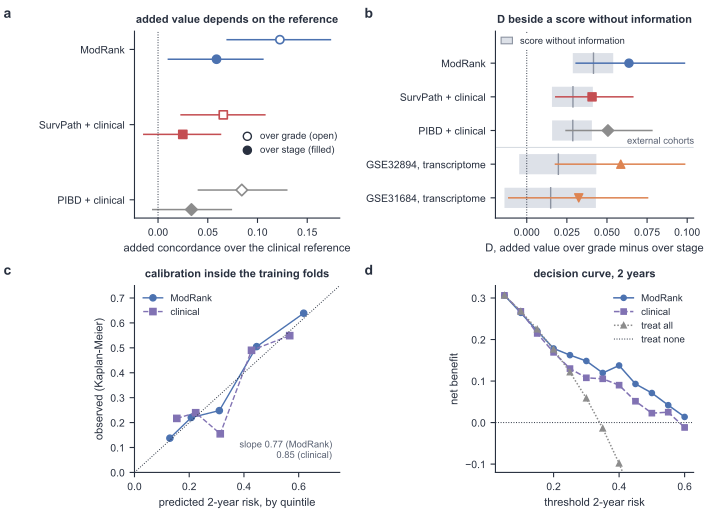

The Python source for this figure:
#!/usr/bin/env python3
"""Figure 7 (NC build): how much the clinical reference moves the added value, and what the model is
worth at the bedside.

  a  added value over the grade-based and the stage-based reference, three constructions, 95% CI
  b  the inflation D, TCGA-BLCA (three constructions) and two independent GEO cohorts, each beside
     the D of a score without information combined by the same rule (mean and central 95% of 2,000
     random draws)
  c  grouped calibration at 24 months, fitted inside the training folds, ModRank and clinical
  d  net benefit at 24 months: ModRank, the clinical model, treat all, treat none

NO NUMERAL IS TYPED. Every value is read from a committed result file:
experiments/20260911-blca-posthoc/results/{unified-fusion-and-added-value,calibration-and-decision-curve}.json
experiments/20260911-geo-external/results/geo-external.json and
experiments/20260927-field-inflation/analysis-results/inflation-null-{blca,geo}.json. The plotted values are written to
fig7_added_value_utility.source.json beside the figure.

Authored at 180 mm (7.087 in), the Nature double-column width; dot and interval marks only, since
none of these axes can start at zero without hiding the differences; every categorical mark carries
a marker shape as well as a colour.
"""
from __future__ import annotations

import json
import os
import sys

import matplotlib.pyplot as plt
import numpy as np

HERE = os.path.dirname(os.path.abspath(__file__))
sys.path.insert(0, HERE)
import style                                                            # noqa: E402

ROOT = os.path.abspath(os.path.join(HERE, "..", ".."))
PH = os.path.join(ROOT, "experiments", "20260911-blca-posthoc", "results")
AV = json.load(open(os.path.join(PH, "unified-fusion-and-added-value.json")))["added_value_inflation"]["constructions"]
CAL = json.load(open(os.path.join(PH, "calibration-and-decision-curve.json")))
GEO = json.load(open(os.path.join(ROOT, "experiments", "20260911-geo-external", "results",
                                  "geo-external.json")))["cohorts"]
FI = os.path.join(ROOT, "experiments", "20260927-field-inflation", "analysis-results")
NULL = {**json.load(open(os.path.join(FI, "inflation-null-blca.json")))["constructions"],
        **json.load(open(os.path.join(FI, "inflation-null-geo.json")))["constructions"]}

style.apply()
C, INK = style.ROLE, style.INK
W, H = 7.087, 5.20
fig = plt.figure(figsize=(W, H))
src = {}


def panel(letter, x, y):
    fig.text(x, y, letter, fontsize=10, fontweight="bold", va="top", ha="left")


# ---------------------------------------------------------------- a  added value, two references
axa = fig.add_axes([0.19, 0.58, 0.29, 0.36])
CONS = [("ours", "ModRank", C["ours"], "o"), ("survpath", "SurvPath + clinical", C["competitor"], "s"),
        ("pibd_best_val", "PIBD + clinical", C["published"], "D")]
src["a"] = {}
for k, (key, lab, col, mk) in enumerate(CONS):
    v = AV[key]
    y = len(CONS) - 1 - k
    for ref, off, fill in (("weak", 0.13, "white"), ("stage", -0.13, col)):
        pt = v["added_over_weak"] if ref == "weak" else v["added_over_stage"]
        ci = v["added_over_weak_boot"]["ci95"] if ref == "weak" else v["added_over_stage_boot"]["ci95"]
        axa.plot(ci, [y + off, y + off], color=col, lw=1.1, zorder=2)
        axa.scatter([pt], [y + off], s=34, marker=mk, facecolor=fill, edgecolor=col, linewidths=1.2,
                    zorder=3)
        src["a"]["%s_%s" % (key, ref)] = {"point": pt, "ci95": ci}
axa.axvline(0, color=INK, lw=0.7, ls=":")
axa.set_yticks(range(len(CONS)))
axa.set_yticklabels([c[1] for c in CONS][::-1])
axa.set_xlabel("added concordance over the clinical reference")
axa.scatter([], [], s=34, marker="o", facecolor="white", edgecolor=INK, label="over grade (open)")
axa.scatter([], [], s=34, marker="o", facecolor=INK, edgecolor=INK, label="over stage (filled)")
axa.legend(loc="center right", bbox_to_anchor=(1.03, 0.40), fontsize=7, handletextpad=0.3)
axa.set_title("added value depends on the reference", fontsize=8, fontweight="bold")
panel("a", 0.005, 0.985)

# ---------------------------------------------------------------- b  the inflation D
axb = fig.add_axes([0.70, 0.58, 0.28, 0.36])
ROWS = [("ModRank", AV["ours"]["D"], AV["ours"]["D_boot"]["ci95"], C["ours"], "o", "ModRank"),
        ("SurvPath + clinical", AV["survpath"]["D"], AV["survpath"]["D_boot"]["ci95"], C["competitor"], "s",
         "SurvPath"),
        ("PIBD + clinical", AV["pibd_best_val"]["D"], AV["pibd_best_val"]["D_boot"]["ci95"], C["published"], "D",
         "PIBD"),
        ("GSE32894, transcriptome", GEO["GSE32894"]["D"]["point"], GEO["GSE32894"]["D"]["ci95"], C["omics"], "^",
         "GSE32894"),
        ("GSE31684, transcriptome", GEO["GSE31684"]["D"]["point"], GEO["GSE31684"]["D"]["ci95"], C["omics"], "v",
         "GSE31684")]
NULL_FILL, NULL_LINE = "#DDE1E8", "#8C93A1"
src["b"] = {}
for k, (lab, d, ci, col, mk, nk) in enumerate(ROWS):
    y = len(ROWS) - 1 - k
    nd = NULL[nk]
    assert abs(nd["D"] - d) < 5e-5, "%s: the benchmark file's D differs from the plotted D" % lab
    lo, hi = nd["no_signal_D"]["q025_q975"]
    axb.fill_betweenx([y - 0.30, y + 0.30], lo, hi, color=NULL_FILL, lw=0, zorder=1)
    axb.plot([nd["no_signal_D"]["mean"]] * 2, [y - 0.30, y + 0.30], color=NULL_LINE, lw=1.0, zorder=1.5)
    axb.plot(ci, [y, y], color=col, lw=1.1, zorder=2)
    axb.scatter([d], [y], s=34, marker=mk, color=col, zorder=3)
    src["b"][lab] = {"D": d, "ci95": ci, "no_signal_D_mean": nd["no_signal_D"]["mean"],
                     "no_signal_D_central95": [lo, hi],
                     "excess_over_no_signal": nd["excess_over_no_signal"]}
axb.legend(handles=[plt.matplotlib.patches.Patch(facecolor=NULL_FILL, edgecolor=NULL_LINE, lw=0.8,
                                                  label="score without information")],
           loc="upper left", fontsize=6.8, handlelength=1.2, borderaxespad=0.2, frameon=True,
           facecolor="white", edgecolor="none", framealpha=1.0)
axb.axvline(0, color=INK, lw=0.7, ls=":")
axb.set_ylim(-0.6, len(ROWS) - 1 + 0.95)
axb.axhline(1.5, color="#C9CFD8", lw=0.6)
axb.text(axb.get_xlim()[1], 1.55, "external cohorts", fontsize=6.8, ha="right", va="bottom", color="#5A6273")
axb.set_yticks(range(len(ROWS)))
axb.set_yticklabels([r[0] for r in ROWS][::-1])
axb.set_xlabel("D, added value over grade minus over stage")
axb.set_title("D beside a score without information", fontsize=8, fontweight="bold")
panel("b", 0.515, 0.985)

# ---------------------------------------------------------------- c  grouped calibration, 24 months
axc = fig.add_axes([0.19, 0.09, 0.29, 0.36])
src["c"] = {}
for key, lab, col, mk in (("ours", "ModRank", C["ours"], "o"), ("clinical", "clinical", C["clinical"], "s")):
    g = CAL[key]["grouped_24m"]
    x = [q["predicted"] for q in g]
    y = [q["observed_km"] for q in g]
    axc.plot(x, y, color=col, lw=1.0, marker=mk, linestyle=style.ROLE_LINESTYLE[key], ms=4.5,
             label=lab)
    src["c"][key] = g
lim = [0.0, 0.75]
axc.plot(lim, lim, color=INK, lw=0.7, ls=":")
axc.set_xlim(lim); axc.set_ylim(lim)
axc.set_xlabel("predicted 2-year risk, by quintile")
axc.set_ylabel("observed (Kaplan-Meier)")
axc.legend(loc="upper left", fontsize=7)
axc.text(0.72, 0.05, "slope %.2f (ModRank)\n%.2f (clinical)" % (CAL["ours"]["calibration_slope"],
                                                               CAL["clinical"]["calibration_slope"]),
         fontsize=6.8, ha="right", va="bottom", color="#5A6273")
axc.set_title("calibration inside the training folds", fontsize=8, fontweight="bold")
panel("c", 0.005, 0.49)

# ---------------------------------------------------------------- d  decision curve, 24 months
axd = fig.add_axes([0.70, 0.09, 0.28, 0.36])
th = sorted(float(k) for k in CAL["ours"]["net_benefit_24m"])
series = [("ModRank", [CAL["ours"]["net_benefit_24m"][str(round(x, 2))] for x in th], C["ours"], "o",
           style.ROLE_LINESTYLE["ours"]),
          ("clinical", [CAL["clinical"]["net_benefit_24m"][str(round(x, 2))] for x in th],
           C["clinical"], "s", style.ROLE_LINESTYLE["clinical"]),
          ("treat all", [CAL["treat_all_net_benefit_24m"][str(round(x, 2))] for x in th],
           C["published"], "^", style.ROLE_LINESTYLE["published"])]
src["d"] = {"thresholds": th}
for lab, v, col, mk, ls in series:
    axd.plot(th, v, color=col, marker=mk, linestyle=ls, ms=3.8, lw=1.1, label=lab)
    src["d"][lab] = v
axd.axhline(0, color=INK, lw=0.7, ls=":", label="treat none")
axd.set_ylim(-0.12, 0.33)
axd.set_xlabel("threshold 2-year risk")
axd.set_ylabel("net benefit")
axd.legend(loc="upper right", fontsize=7)
axd.set_title("decision curve, 2 years", fontsize=8, fontweight="bold")
panel("d", 0.515, 0.49)

out = os.path.join(HERE, "fig7_added_value_utility.pdf")
style.save(fig, out)
json.dump(src, open(os.path.join(HERE, "fig7_added_value_utility.source.json"), "w"), indent=1)
print("wrote %s  %.3f x %.3f in" % (out, W, H))
